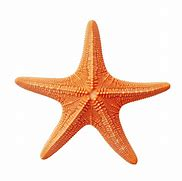
//> input picture openCV/data/starfish.jpg, 182 x 181 px
$ ./44_hog_compute   (built with g++ and OpenCV 4)
//> lines starting //> are read from the running program, lines starting //| are printed output that depends on the picture
#include <iostream>
#include <opencv2/opencv.hpp>
#include </home/seokjun/kubig2025/openCV/part2/color.hpp>
#include <chrono>
#include <thread>
#include <vector>

using namespace std;
using namespace cv;

String folderPath = "/home/seokjun/kubig2025/openCV/data/";


int main()
{
    Mat img = imread(folderPath + "starfish.jpg", IMREAD_GRAYSCALE);
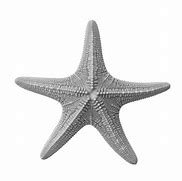
//> img: 181 rows x 182 cols, CV_8UC1; min 38, max 255, mean 229.6
    vector<Mat> images;
    images.push_back(img);
    Size winSize(64, 128);

    HOGDescriptor hog(
        winSize,
        Size(16, 16),
        Size(8, 8),
        Size(8, 8),
        9);
    cout
        << "WinSize: " << hog.winSize << endl;

    vector<float> descriptors;
    if ((img.cols - hog.winSize.width) % hog.blockStride.width || (img.rows - hog.winSize.height) % hog.blockStride.height)
    {
        resize(img, img, Size(img.cols / hog.blockStride.width * hog.blockStride.width + hog.winSize.width, img.rows / hog.blockStride.height * hog.blockStride.height + hog.winSize.height));
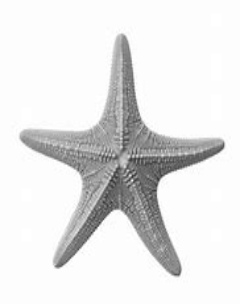
//> img: 304 rows x 240 cols, CV_8UC1; min 46, max 255, mean 229.6
    }
    cout << img.cols % hog.winSize.width << img.rows % hog.winSize.height;
//| 4848
    cout << img.cols << img.rows;
//| 240304
    cout << hog.blockStride.width;
    cout << hog.blockStride.height;

    hog.compute(img, descriptors);
//> descriptors = 1999620 items

    cout << "Hog 깊이" << descriptors.size() << endl;
//| Hog 깊이1999620
    // [8 lines of commented-out code are left out]
    int i = 1;
    for (auto img : images)
    {
        imshow("img" + to_string(i), img);
        ++i;
    }
//> this loop made 1 pass
//> after the loop, i = 2

    waitKey();
    destroyAllWindows();
    return 0;
}
